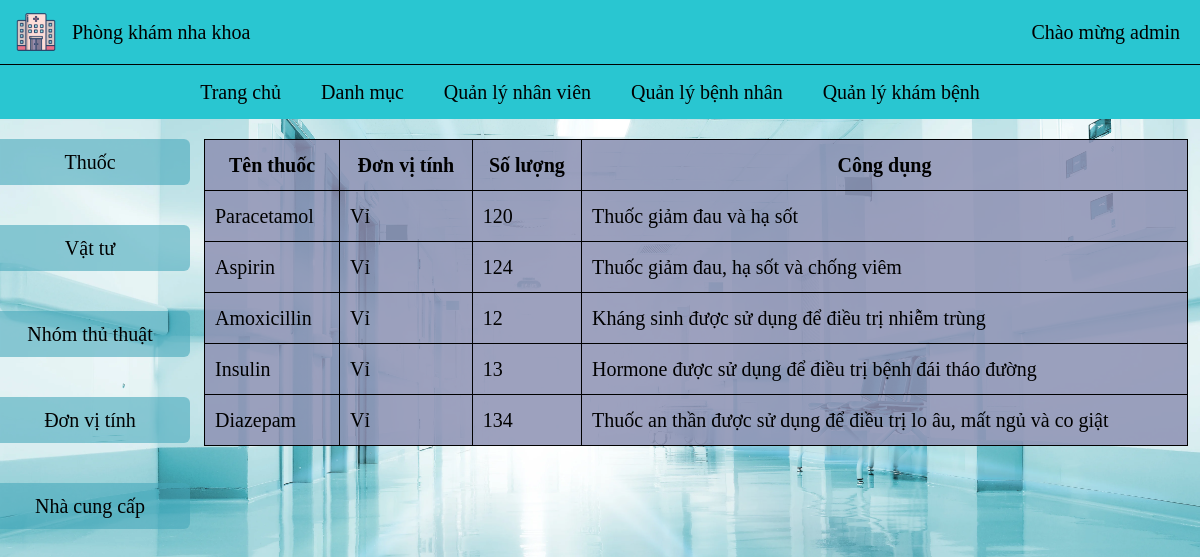
/category.php (signed in), run on the app's committed database.
### tables this page shows
CREATE TABLE `thuoc` (
  `MaThuoc` int(11) NOT NULL,
  `TenThuoc` text NOT NULL,
  `MaDVT` int(11) NOT NULL,
  `SoLuong` int(11) NOT NULL,
  `CongDung` text NOT NULL
);

CREATE TABLE `donvitinh` (
  `MaDVT` int(11) NOT NULL,
  `TenDVT` text NOT NULL
);

### category.php (the view, shortened to what this page needs)
<?php
$servername = "localhost";
$username = "root";
$password = "";
$dbname = "qlbv";
try {
    $conn = new PDO("mysql:host=$servername;dbname=$dbname", $username, $password);
    $conn->setAttribute(PDO::ATTR_ERRMODE, PDO::ERRMODE_EXCEPTION);
} catch (PDOException $e) {
    echo "Kết nối đến cơ sở dữ liệu thất bại: ";
    $e->getMessage();
}
?>
<?php
$tenTaiKhoan = $_SESSION['TenTK'];
?>
<?php
$sql = "SELECT Thuoc.TenThuoc, DonViTinh.TenDVT, Thuoc.SoLuong, Thuoc.CongDung FROM Thuoc JOIN DonViTinh ON Thuoc.MaDVT = DonViTinh.MaDVT";
$stmt = $conn->prepare($sql);
$query = $stmt->execute();
$result = array();
while ($row = $stmt->fetch(PDO::FETCH_ASSOC)) {
    $result[] = $row;
}
?>
<!DOCTYPE html>
<html lang="en">
<head>
    <link rel="stylesheet" href="main.css">
    <script src="https://cdn.tailwindcss.com"></script>
</head>
<body>
    <?php
    include('header.php');
    ?>
    <div class="w-full h-fit flex flex-row mt-[20px] gap-x-[2%]">
        <div class="w-[15%] flex flex-col items-center gap-y-10">
            <button class="w-[200px] p-2 bg-[#46a9bc96] rounded-md" id="btnThuoc">
                Thuốc
            </button>
            <button class="w-[200px] p-2 bg-[#46a9bc96] rounded-md" id="btnVatTu">
                Vật tư
            </button>
            <button class="w-[200px] p-2 bg-[#46a9bc96] rounded-md" id="btnNTT">
                Nhóm thủ thuật
            </button>
            <button class="btn-donvitinh w-[200px] p-2 bg-[#46a9bc96] rounded-md" id="btnDVT">
                Đơn vị tính
            </button>
            <button class="w-[200px] p-2 bg-[#46a9bc96] rounded-md" id="btnNCC">
                Nhà cung cấp
            </button>
        </div>
        <div id="tableThuoc" class="w-[82%] block">
            <table>
                <tr>
                    <th>Tên thuốc</th>
                    <th>Đơn vị tính</th>
                    <th>Số lượng</th>
                    <th>Công dụng</th>
                </tr>
                <?php foreach ($result as $item): ?>
                    <tr>
                        <td>
                            <?php echo $item['TenThuoc'] ?>
                        </td>
                        <td>
                            <?php echo $item['TenDVT'] ?>
                        </td>
                        <td>
                            <?php echo $item['SoLuong'] ?>
                        </td>
                        <td>
                            <?php echo $item['CongDung'] ?>
                        </td>
                    </tr>
                <?php endforeach ?>
            </table>
        </div>
    </div>
</body>
</html>

### header.php (shortened to what this page needs)
<!DOCTYPE html>
<html lang="en">
<head>
    <script src="https://cdn.tailwindcss.com"></script>
</head>
<body>
    <div class="flex flex-row bg-[#29c6d1] py-3 items-center justify-between">
        <div class="ml-4 flex flex-row gap-x-4 cursor-pointer items-center">
            <img class="h-[32x] w-[40px]" src="./images/icons8-hospital-64.png" alt="logo">
            <div>
                Phòng khám nha khoa
            </div>
        </div>
        <div class="pr-[20px] cursor-pointer" onclick="location.href='account.php';">
            Chào mừng
            <?php echo $tenTaiKhoan; ?>
        </div>
    </div>
    <div class="flex flex-row gap-x-5 justify-center items-center bg-[#29c6d1] py-3">
        <div class="pr-[20px] cursor-pointer" onclick="location.href='index.php';">
            Trang chủ
        </div>
        <div class="pr-[20px] cursor-pointer" onclick="location.href='category.php';">
            Danh mục
        </div>
        <div class="pr-[20px] cursor-pointer" onclick="location.href='employees.php';">
            Quản lý nhân viên
        </div>
        <div class="pr-[20px] cursor-pointer" onclick="location.href='patients.php';">
            Quản lý bệnh nhân
        </div>
        <div class="pr-[20px] cursor-pointer" onclick="location.href='revenue_expenditure.php';">
            Quản lý khám bệnh
        </div>
    </div>
</body>
</html>

### main.css (style rules this page uses)
body { width: 100%; padding: 0px; background-image: url(./images/bREnu7.webp); background-size: cover; font-size: 20px; font-family: 'Times New Roman', Times, serif; }
table { background: rgba(142, 147, 180, 0.866); width: 100%; margin: auto; overflow: scroll; border-collapse: collapse; }
th, td { border: 1px solid black; padding: 10px; }
th { white-space: nowrap; }

### data on the page
thuoc: TenThuoc "Paracetamol", donvitinh.TenDVT "Vỉ", SoLuong "120", CongDung "Thuốc giảm đau và hạ sốt"
thuoc: TenThuoc "Aspirin", donvitinh.TenDVT "Vỉ", SoLuong "124", CongDung "Thuốc giảm đau, hạ sốt và chống viêm"
thuoc: TenThuoc "Amoxicillin", donvitinh.TenDVT "Vỉ", SoLuong "12", CongDung "Kháng sinh được sử dụng để điều trị nhiễm trùng"
thuoc: TenThuoc "Insulin", donvitinh.TenDVT "Vỉ", SoLuong "13", CongDung "Hormone được sử dụng để điều trị bệnh đái tháo đường"
thuoc: TenThuoc "Diazepam", donvitinh.TenDVT "Vỉ", SoLuong "134", CongDung "Thuốc an thần được sử dụng để điều trị lo âu, mất ngủ và co giật"

### other printed values
$tenTaiKhoan "admin"
